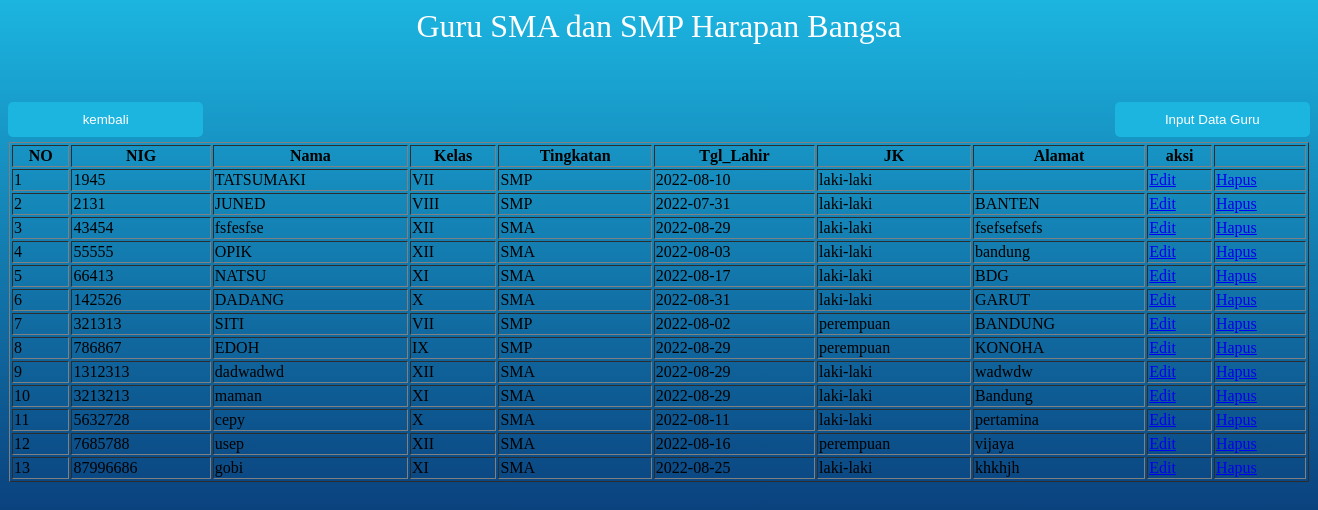
Screenshot of /guru.php with the database file from the repository.
### tables this page shows
CREATE TABLE `guru` (
  `NIG` int(11) NOT NULL,
  `nama` varchar(50) NOT NULL,
  `tgl_lahir` date NOT NULL,
  `jk` varchar(20) NOT NULL,
  `alamat` varchar(225) NOT NULL,
  `kelas` varchar(10) NOT NULL,
  `Tingkatan` varchar(10) NOT NULL,
  `nama_jurusan` varchar(50) DEFAULT NULL
);

### user_guru.php (called while the page is built, shortened)
<?php
class UserGuru
{
    public function showData()
	{
        $conn = new Koneksi();
        $db=$conn->metal();
		$stmt=$db->prepare("SELECT NIG,nama,kelas,Tingkatan,tgl_lahir,jk,alamat,nama FROM guru where kelas='VII' OR kelas='VIII' OR kelas='IX' OR kelas='X' OR kelas='XI' OR kelas='XII'");
		$stmt->execute();
		return $stmt;
	}
}

### guru.php (the view, shortened to what this page needs)
<?php
require 'user_guru.php';
$obj = new UserGuru();
?>
<h1>Guru SMA dan SMP Harapan Bangsa</h1>
<link rel="stylesheet" type="text/css" href="css/smp.css">
<form action = "input_guru.php" method ="POST" name="login">
<input type ="submit" class="tombol_input1" name = "submit" value = "Input Data Guru">
<center>
<table class= 'table table-bordered table-responsive'>
 <tr>
 <tr>
 <table border="1" width="1300px" >
 <tr>
     <th>NO</th>
     <th>NIG</th>
     <th>Nama</th>
     <th>Kelas</th>
     <th>Tingkatan</th>
     <th>Tgl_Lahir</th>
     <th>JK</th>
     <th>Alamat</th>
     <th>aksi</th>
     <th colspan="5" align="center"></th>
 </tr>
</center>
 <?php
$no=1;
	$data=$obj->showData();
	if($data->rowCount()>0){
	while($row=$data->fetch(PDO::FETCH_ASSOC)){
?>
<tr>
	<td><?php echo $no; ?></td>
	<td><?php echo $row['NIG']; ?></td>
	<td><?php echo $row['nama']; ?></td>
    <td><?php echo $row['kelas']; ?></td>
    <td><?php echo $row['Tingkatan']; ?></td>
    <td><?php echo $row['tgl_lahir']; ?></td>
    <td><?php echo $row['jk']; ?></td>
    <td><?php echo $row['alamat']; ?></td>
    <td><a href="editguru.php?NIG=<?php echo $row['NIG']; ?>">Edit</a></td>
    <td><a href="proses_delete_guru.php?NIG=<?php echo $row['NIG']; ?>">Hapus</a></td>
    </tr>
    </form>
<?php
$no+=1; }
}else{
echo '<tr>
		<td> Not found</td>
    </tr>';
}
?>
 <form action = "index.php" method ="POST" name="kembali">
<input type ="submit" class="tombol_kembali" name = "kembali" value = "kembali">

### css/smp.css (style rules this page uses)
h1 { text-align: center; color: white; font-weight: 100; }
.tombol_input1 { background: #1cb5e0; color: white; font-size: 10pt; width: 15%; border: cornflowerblue; border-radius: 5px; padding: 10px 10px; margin-bottom: 5px; color :white; float:right; }
.tombol_kembali { background: #1cb5e0; color: white; font-size: 10pt; width: 15%; border: cornflowerblue; border-radius: 5px; padding: 10px 10px; margin-bottom: 5px; color :white; float:left; }

### rows the page displays
guru: NIG "1945", nama "TATSUMAKI", kelas "VII", Tingkatan "SMP", tgl_lahir "2022-08-10", jk "laki-laki"
guru: NIG "2131", nama "JUNED", kelas "VIII", Tingkatan "SMP", tgl_lahir "2022-07-31", jk "laki-laki", alamat "BANTEN"
guru: NIG "43454", nama "fsfesfse", kelas "XII", Tingkatan "SMA", tgl_lahir "2022-08-29", jk "laki-laki", alamat "fsefsefsefs"
guru: NIG "55555", nama "OPIK", kelas "XII", Tingkatan "SMA", tgl_lahir "2022-08-03", jk "laki-laki", alamat "bandung"
guru: NIG "66413", nama "NATSU", kelas "XI", Tingkatan "SMA", tgl_lahir "2022-08-17", jk "laki-laki", alamat "BDG"
guru: NIG "142526", nama "DADANG", kelas "X", Tingkatan "SMA", tgl_lahir "2022-08-31", jk "laki-laki", alamat "GARUT"
guru: NIG "321313", nama "SITI", kelas "VII", Tingkatan "SMP", tgl_lahir "2022-08-02", jk "perempuan", alamat "BANDUNG"
guru: NIG "786867", nama "EDOH", kelas "IX", Tingkatan "SMP", tgl_lahir "2022-08-29", jk "perempuan", alamat "KONOHA"
guru: NIG "1312313", nama "dadwadwd", kelas "XII", Tingkatan "SMA", tgl_lahir "2022-08-29", jk "laki-laki", alamat "wadwdw"
guru: NIG "3213213", nama "maman", kelas "XI", Tingkatan "SMA", tgl_lahir "2022-08-29", jk "laki-laki", alamat "Bandung"
guru: NIG "5632728", nama "cepy", kelas "X", Tingkatan "SMA", tgl_lahir "2022-08-11", jk "laki-laki", alamat "pertamina"
guru: NIG "7685788", nama "usep", kelas "XII", Tingkatan "SMA", tgl_lahir "2022-08-16", jk "perempuan", alamat "vijaya"
guru: NIG "87996686", nama "gobi", kelas "XI", Tingkatan "SMA", tgl_lahir "2022-08-25", jk "laki-laki", alamat "khkhjh"
